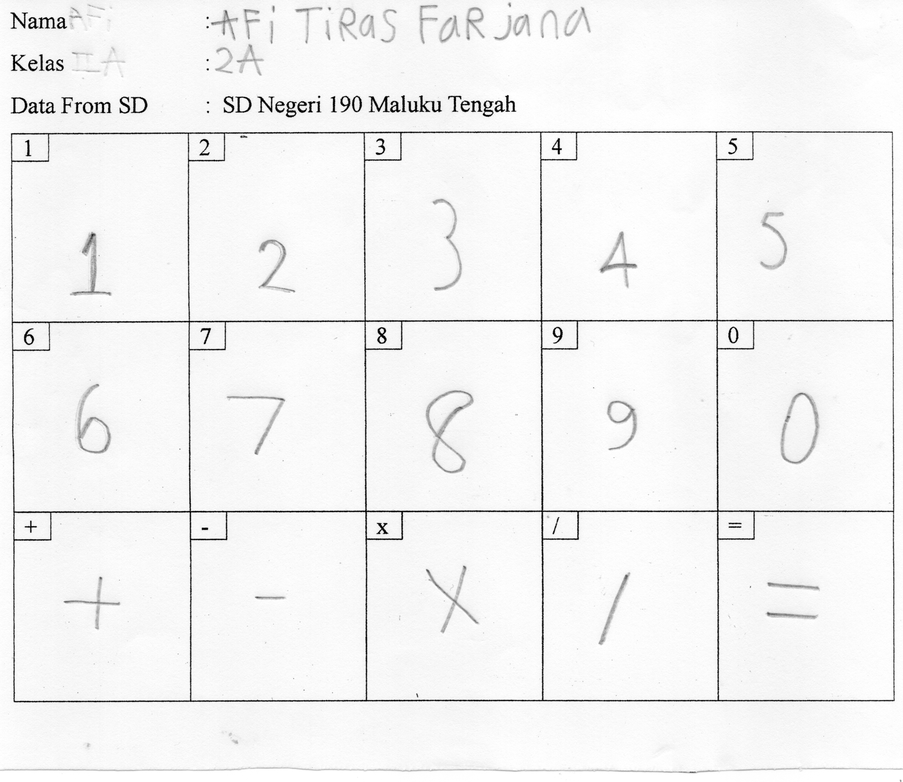
#> input picture Kelas 1 40/img20250124_11304689.png, 903 x 782 px, shrunk from 2581 x 2235 before the run, found by its file name
$ jupyter execute test.ipynb
#> lines starting #> are read from the running program, lines starting #| are printed output that depends on the picture; after the words box and inside, x2 and y2 are one past the last pixel; in counts of white or black regions, pixels touching at a corner belong together; long printed decimals are rounded
[cell 1]
import numpy as np
import cv2

# membaca gambar
img = cv2.imread('kelas1/img20250124_11304689.png')
#> img is the input picture: shape (782, 903, 3); min 0, max 255, mean 243.4


# konversi gambar ke grayscale
gray = cv2.cvtColor(img, cv2.COLOR_BGR2GRAY)

# mencari edge pada gambar
edges = cv2.Canny(gray, 50, 150)
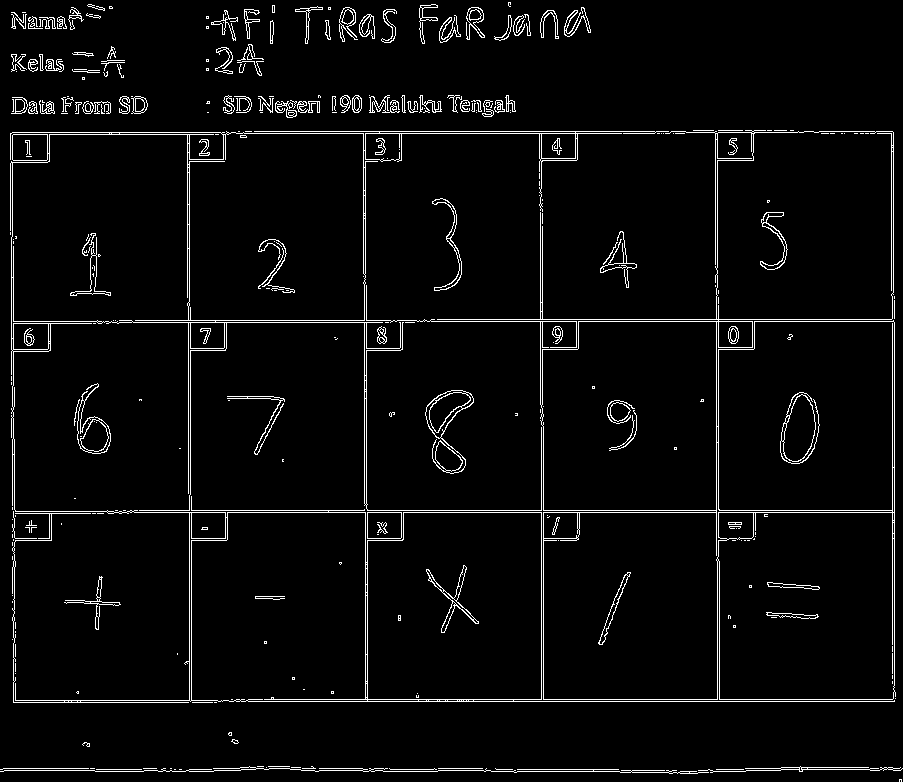
#> edges: shape (782, 903); 3.9% white in thin lines or dots

# mencari garis lurus yang membentuk kotak
lines = cv2.HoughLinesP(edges, 1, np.pi/180, 200, minLineLength=100, maxLineGap=10)
#> lines = 33 rows, first 6: [107, 510, 894, 510], [218, 701, 894, 701], [231, 699, 892, 699], [107, 512, 894, 512], [417, 321, 893, 321], [238, 131, 685, 131]

# mencari koordinat x dan y dari titik-titik sudut kotak
x = []
y = []
for line in lines:
    for x1,y1,x2,y2 in line:
        x.append(x1)
        x.append(x2)
        y.append(y1)
        y.append(y2)
#> this loop made 33 passes
#> line on passes 1 to 12: [[107, 510, 894, 510]], [[218, 701, 894, 701]], [[231, 699, 892, 699]], [[107, 512, 894, 512]], [[417, 321, 893, 321]], [[238, 131, 685, 131]], [[221, 133, 684, 133]], [[424, 319, 891, 319]], [[485, 769, 618, 769]], [[189, 305, 189, 132]], [[892, 683, 892, 293]], [[894, 700, 894, 296]]
#> after the loop, x = 66 values, max 901 at index 59, min 10 at index 50, mean 448.8; y = 66 values, max 771 at index 28, min 131 at index 10, mean 452.3

# menghitung koordinat x dan y rata-rata
x_avg = np.average(x)
#> x_avg = 448.8
y_avg = np.average(y)
#> y_avg = 452.3

# menampilkan hasil
print("Koordinat x dan y rata-rata adalah ({}, {})".format(x_avg, y_avg))
#| Koordinat x dan y rata-rata adalah (448.803, 452.318)

# tampilkan langsung gambar
cv2.line(img, (int(x_avg), int(y_avg)), (int(x_avg), int(y_avg)), (0, 255, 0), 2)
#> img: shape (782, 903, 3); under 0.01% of pixels changed, all inside (x1, y1, x2, y2) = (447, 451, 450, 454)
cv2.imshow("Kotak", img)
cv2.waitKey(0)


$ run again, with Kelas 1 40/img20250124_11313450.png copied over Kelas 1 40/img20250124_11304689.png
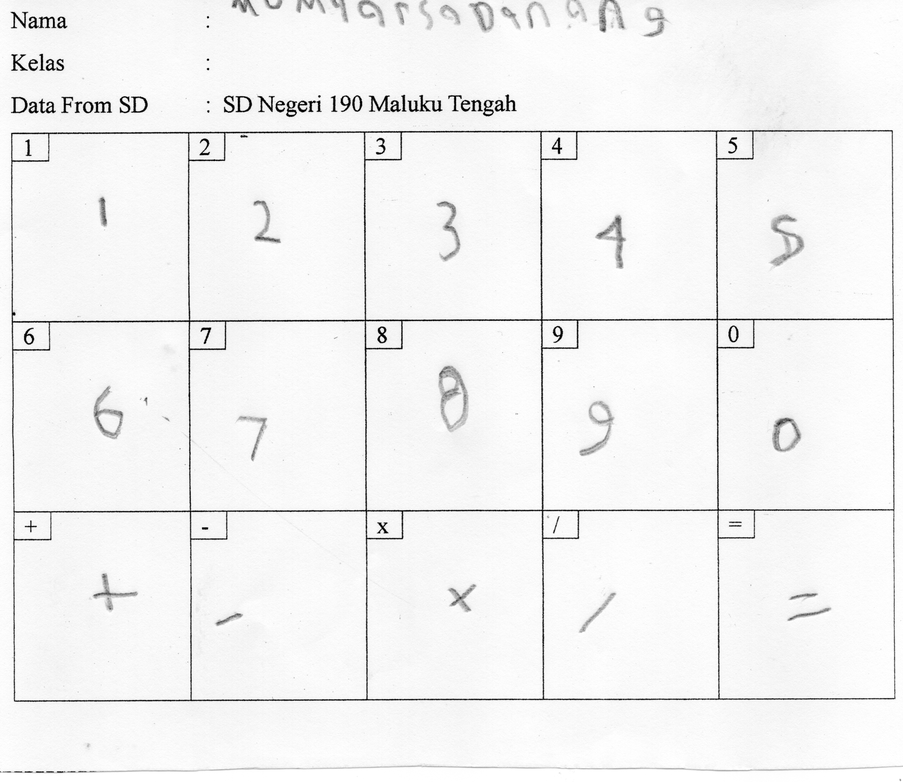
#> input picture Kelas 1 40/img20250124_11313450.png, 903 x 782 px, shrunk from 2581 x 2235 before the run, found by its file name
#> img is the input picture: shape (782, 903, 3); min 0, max 255, mean 242.9
#> `edges = cv2.Canny(gray, 50, 150)`:
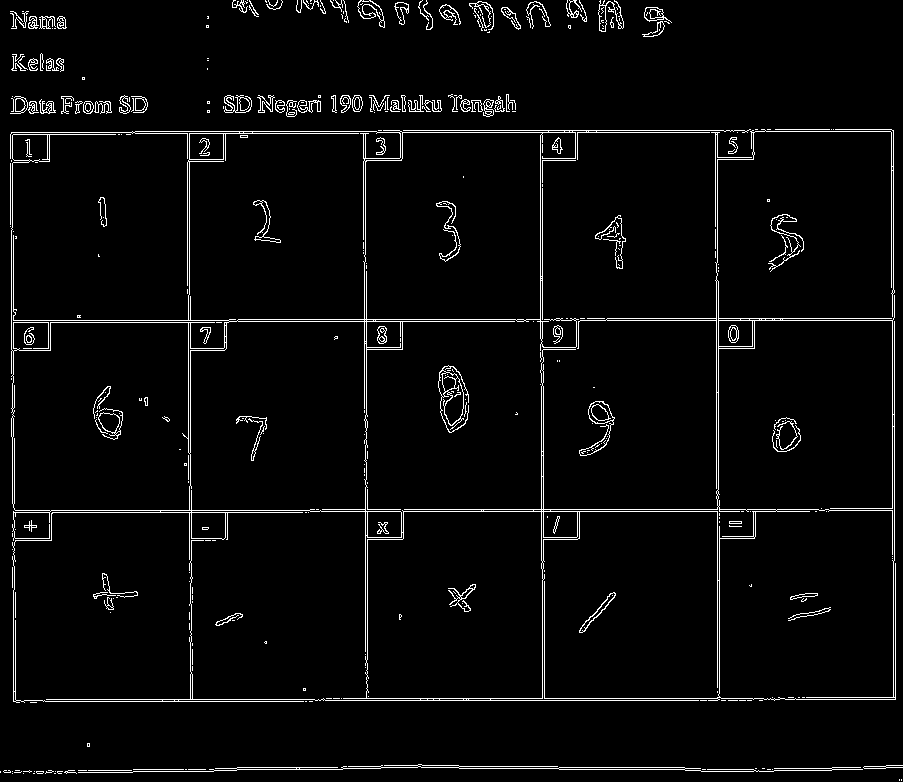
#> edges: shape (782, 903); 3.7% white in thin lines or dots
#> lines = 35 rows, first 6: [540, 320, 892, 320], [310, 511, 828, 511], [377, 132, 719, 132], [323, 698, 795, 698], [310, 509, 828, 509], [315, 700, 762, 700]
#> the loop `for line in lines:` made 35 passes
#> after the loop `for line in lines:`: x = 70 values, max 894 at index 42, min 11 at index 58, mean 474.8; y = 70 values, max 769 at index 12, min 130 at index 18, mean 432.9
#> x_avg = 474.8
#> y_avg = 432.9
#| Koordinat x dan y rata-rata adalah (474.843, 432.857)
#> img: shape (782, 903, 3); under 0.01% of pixels changed, all inside (x1, y1, x2, y2) = (473, 431, 476, 434)

$ run again, with Kelas 1 40/img20250124_11320281.png copied over Kelas 1 40/img20250124_11304689.png
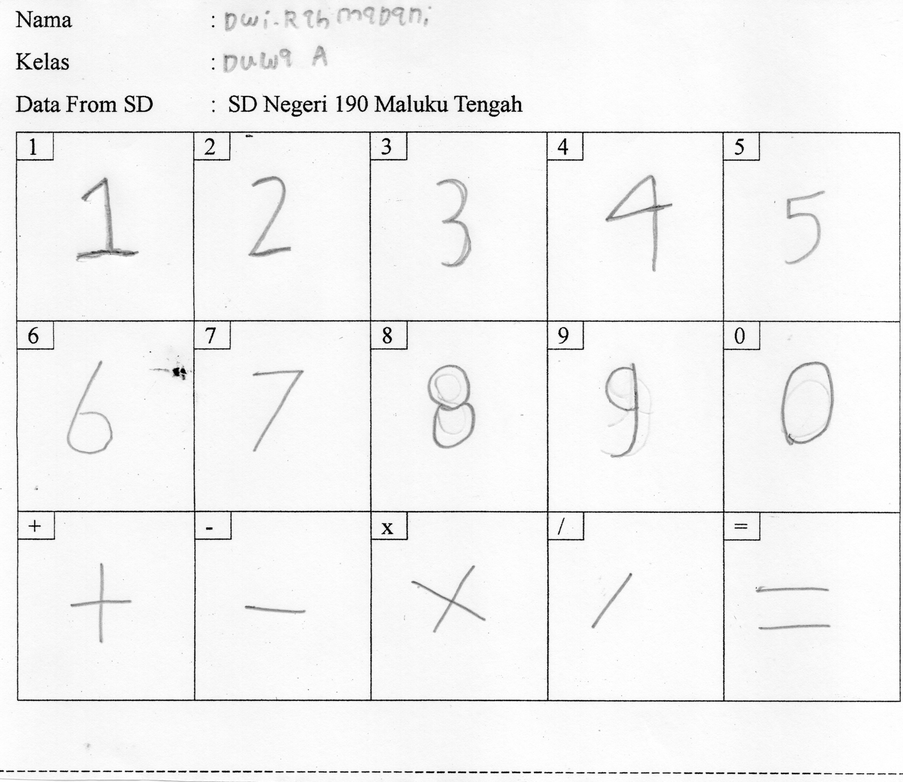
#> input picture Kelas 1 40/img20250124_11320281.png, 903 x 782 px, shrunk from 2581 x 2235 before the run, found by its file name
#> img is the input picture: shape (782, 903, 3); min 0, max 255, mean 242.8
#> `edges = cv2.Canny(gray, 50, 150)`:
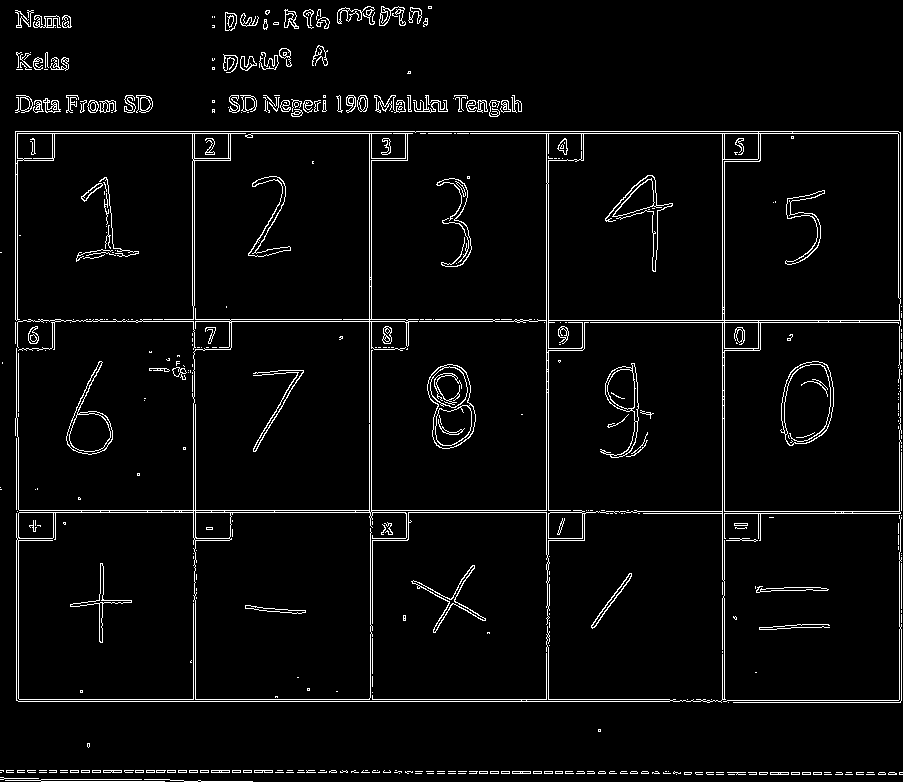
#> edges: shape (782, 903); 4% white in thin lines or dots
#> lines = 36 rows, first 6: [15, 131, 898, 131], [15, 133, 900, 133], [18, 701, 726, 701], [16, 699, 675, 699], [19, 512, 636, 512], [724, 698, 724, 134]
#> the loop `for line in lines:` made 36 passes
#> after the loop `for line in lines:`: x = 72 values, max 902 at index 17, min 0 at index 42, mean 449.2; y = 72 values, max 773 at index 62, min 111 at index 70, mean 440.6
#> x_avg = 449.2
#> y_avg = 440.6
#| Koordinat x dan y rata-rata adalah (449.194, 440.597)
#> img: shape (782, 903, 3); under 0.01% of pixels changed, all inside (x1, y1, x2, y2) = (448, 439, 451, 442)

$ run again, with Kelas 1 40/img20250124_11324430.png copied over Kelas 1 40/img20250124_11304689.png
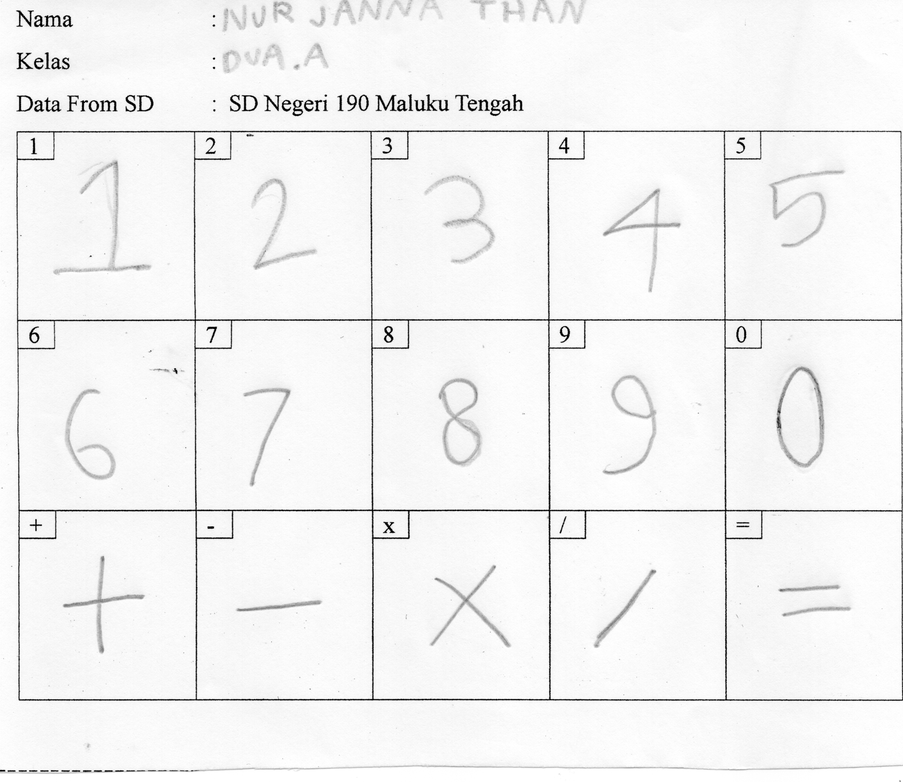
#> input picture Kelas 1 40/img20250124_11324430.png, 903 x 782 px, shrunk from 2581 x 2235 before the run, found by its file name
#> img is the input picture: shape (782, 903, 3); min 0, max 255, mean 243.1
#> `edges = cv2.Canny(gray, 50, 150)`:
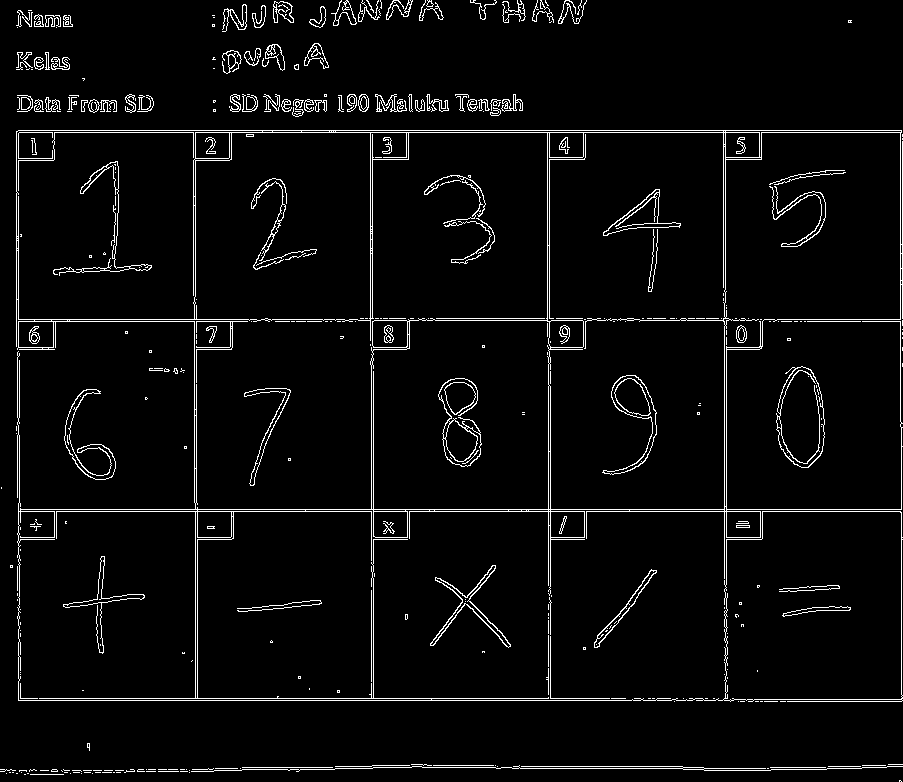
#> edges: shape (782, 903); 4.2% white in thin lines or dots
#> lines = 34 rows, first 6: [16, 132, 901, 132], [18, 511, 900, 511], [18, 509, 901, 509], [18, 130, 901, 130], [18, 700, 733, 700], [18, 698, 733, 698]
#> the loop `for line in lines:` made 34 passes
#> after the loop `for line in lines:`: x = 68 values, max 902 at index 15, min 16 at index 0, mean 479.3; y = 68 values, max 768 at index 26, min 130 at index 6, mean 420.8
#> x_avg = 479.3
#> y_avg = 420.8
#| Koordinat x dan y rata-rata adalah (479.279, 420.75)
#> img: shape (782, 903, 3); under 0.01% of pixels changed, all inside (x1, y1, x2, y2) = (478, 419, 481, 422)
